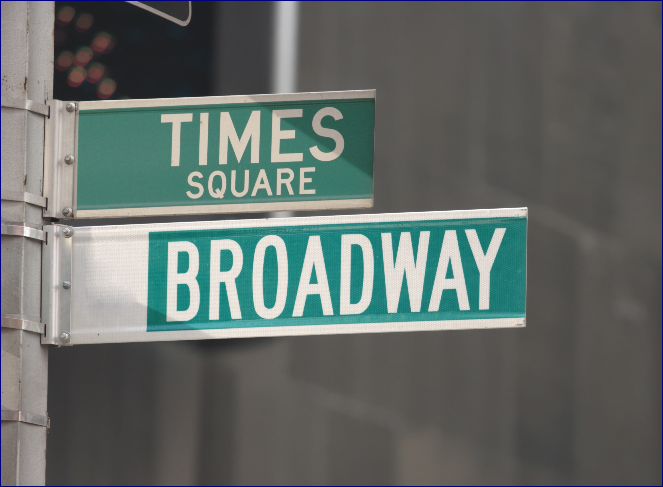
#> input picture NehaRandoImages/outside.png, 663 x 487 px, found by its file name
$ python color_histogram.py   (Python 2 division)
#> lines starting #> are read from the running program, lines starting #| are printed output that depends on the picture
#> further down, image2 is the input picture: shape (487, 663, 3); mean B, G, R 104.5, 108.2, 100.4
#| 2 (487, 663, 3)
import matplotlib.pyplot as plt
import cv2

def ultimate_ans(max, min):
    if (max < min):
        return False
    else:
        return True

def color_histogram(original_image_path, list):
#> called with original_image_path = 'NehaRandoImages/outside.png'
    original_image = cv2.imread(original_image_path)
    color = ('b', 'g', 'r')

    box_height = list[3]
    box_width = list[2]
    x_pix = list[0]
    y_pix = list[1]

    #An array to hold the four center rows of the textbox
    center_four_rows = []

    '''Finds the center of the textbox
    and adds the two rows above and below the middle line to array
    from the left of the textbox to the right'''
    for i in range((y_pix+box_height/2)-2, (y_pix+box_height/2)+2):
        center_four_rows.append(original_image[i][x_pix:x_pix+box_width])
#> after the loop, center_four_rows = 4 items

    #Make the color histogram for the text box's center rows and show the colors (RGB) as lines
    for i, col in enumerate(color):
        histrA = cv2.calcHist(center_four_rows, [i], None, [256], [0, 256])
        plt.title('Histogram for Text Boxs 4 Center Rows')
        plt.plot(histrA, color=col)
        plt.xlim([0,256])
        plt.ylabel("# of pixels")
        plt.xlabel("bins")
    plt.show()
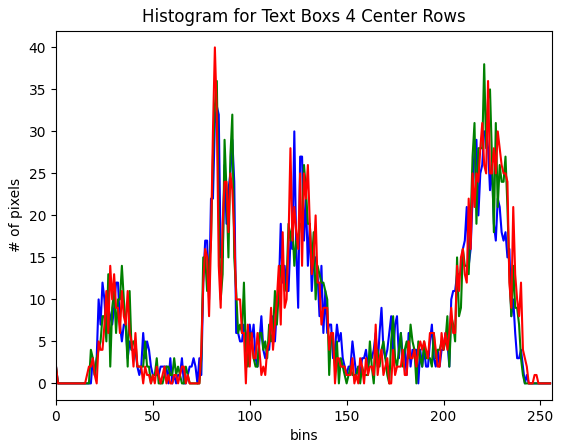
#> figure drawn by matplotlib, 1 panel; curve peaks at x = 83, y = 33; curve peaks at x = 221, y = 38; curve peaks at x = 82, y = 40

    '''An array to hold the four outside rows
    two rows from the top of the outside of the textbox
    two rows from the bottom of the outside of the textbox'''
    outer_four_rows = []

    '''Loops through the two entire rows from edge to edge of picture
    two rows above...'''
    #Row right above textbox and first row of the textbox
    for i in range((y_pix - 1), (y_pix + 1)):
        outer_four_rows.append(original_image[i])
#> after the loop, outer_four_rows = 2 items

    #one row below textbox and the last row of textbox....
    for i in range((y_pix + box_height - 1), y_pix+box_height+1):
        outer_four_rows.append(original_image[i])
#> after the loop, outer_four_rows = 4 items

    #Make the color histogram for the whole images two upper + two lower rows show the colors (BGR) as lines
    for i, col in enumerate(color):
        histrB = cv2.calcHist(outer_four_rows, [i], None, [256], [0, 256])
        plt.title('Histogram for Entire Images 2 Upper/Lower Rows')
        plt.plot(histrB, color=col)
        plt.xlim([0, 256])
        plt.ylabel("# of pixels")
        plt.xlabel("bins")
    plt.show()
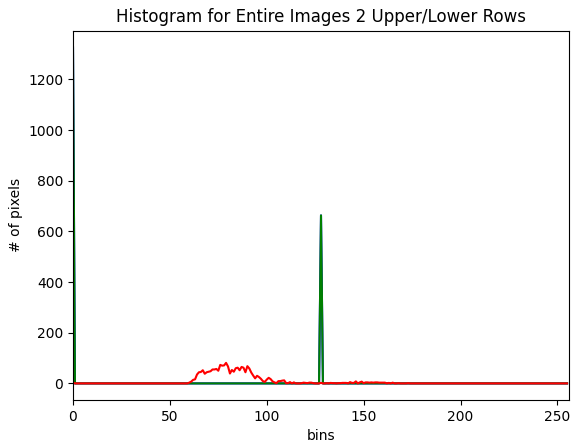
#> figure drawn by matplotlib, 1 panel; curve peaks at x = 0, y = 1326; curve peaks at x = 0, y = 1326; curve peaks at x = 79, y = 81
    '''
    max value difference between two histograms is the intensity of the greatest difference in color (intensity = avg od color)
    256 slots = intensities number inside slot = number of pixels that are of that intensity
        '''
    diff_array = []
    for i in range(len(histrA)):
        a = histrA[i]
        b = histrB[i]
        diff = abs(a - b)
        diff_array.append(diff)
#> this loop made 256 passes
#> (a, b, diff) on passes 1 to 3: ([2], [4], [2]), ([0], [0], [0]), ([0], [0], [0])
#> after the loop, diff_array = 256 items, first 6: [2], [0], [0], [0], [0], [0]

    print(diff_array)
#> (printed output is left out)

    # Maxxy is how many pixels have that intensity
    act_min = min(diff_array)
#> act_min = [0]
    min_positions = [i for i, x in enumerate(diff_array) if x == act_min]
#> min_positions = 37 values from 1 to 255

    act_max = max(diff_array)
#> act_max = [73]
    max_positions = [i for i, x in enumerate(diff_array) if x == act_max]
#> max_positions = [79]

    ans = ultimate_ans(max_positions[0], min_positions[0])
#> ans = True
    print(ans)
    return ans


if __name__ == "__main__":

    # image = cv2.imread("NehaRandoImages/textonly.png")
    # print("1", image.shape)
    #
    image2 = cv2.imread("NehaRandoImage/outside.png")
    print("2", image2.shape)
    #
    # color_histogram("NehaRandoImages/textonly.png", [0, 0, image.shape[1]-1, image.shape[0]-1 ])
    color_histogram("NehaRandoImages/outside.png", [0, 0, image2.shape[1]-1, image2.shape[0]-1 ])

$ run again, with NehaRandoImages/textonly.png copied over NehaRandoImages/outside.png
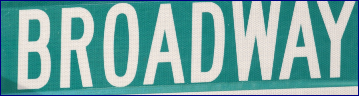
#> input picture NehaRandoImages/textonly.png, 359 x 96 px, found by its file name
#> image2 is the input picture: shape (96, 359, 3); mean B, G, R 166.1, 168.9, 120.2
#| 2 (96, 359, 3)
#> after the loop in color_histogram, `for i in range((y_pix+box_height/2)-2, (y_pix+box_height/2)+2):`: center_four_rows = 4 items
#> in color_histogram, `plt.show()`:
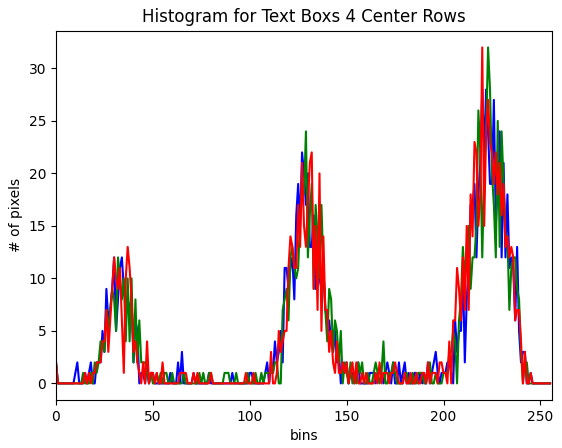
#> figure drawn by matplotlib, 1 panel; curve peaks at x = 220, y = 28; curve peaks at x = 223, y = 32; curve peaks at x = 220, y = 32
#> after the loop in color_histogram, `for i in range((y_pix - 1), (y_pix + 1)):`: outer_four_rows = 2 items
#> after the loop in color_histogram, `for i in range((y_pix + box_height - 1), y_pix+box_height+1):`: outer_four_rows = 4 items
#> in color_histogram, `plt.show()`:
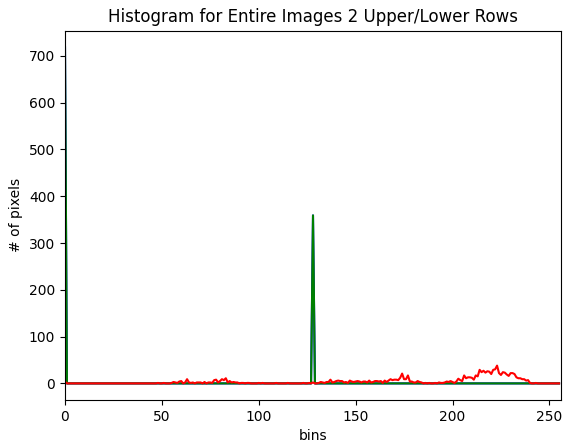
#> figure drawn by matplotlib, 1 panel; curve peaks at x = 0, y = 718; curve peaks at x = 0, y = 718; curve peaks at x = 223, y = 38
#> the loop in color_histogram, `for i in range(len(histrA)):` made 256 passes
#> (a, b, diff) on passes 1 to 3: ([2], [4], [2]), ([0], [0], [0]), ([0], [0], [0])
#> after the loop in color_histogram, `for i in range(len(histrA)):`: diff_array = 256 items, first 6: [2], [0], [0], [0], [0], [0]
#> (printed output is left out)
#> act_min = [0]
#> min_positions = 62 values from 1 to 255
#> act_max = [21]
#> max_positions = [127]
#> ans = True

$ run again, with NehaRandoImages/IGP2768W.jpg saved as NehaRandoImages/outside.png
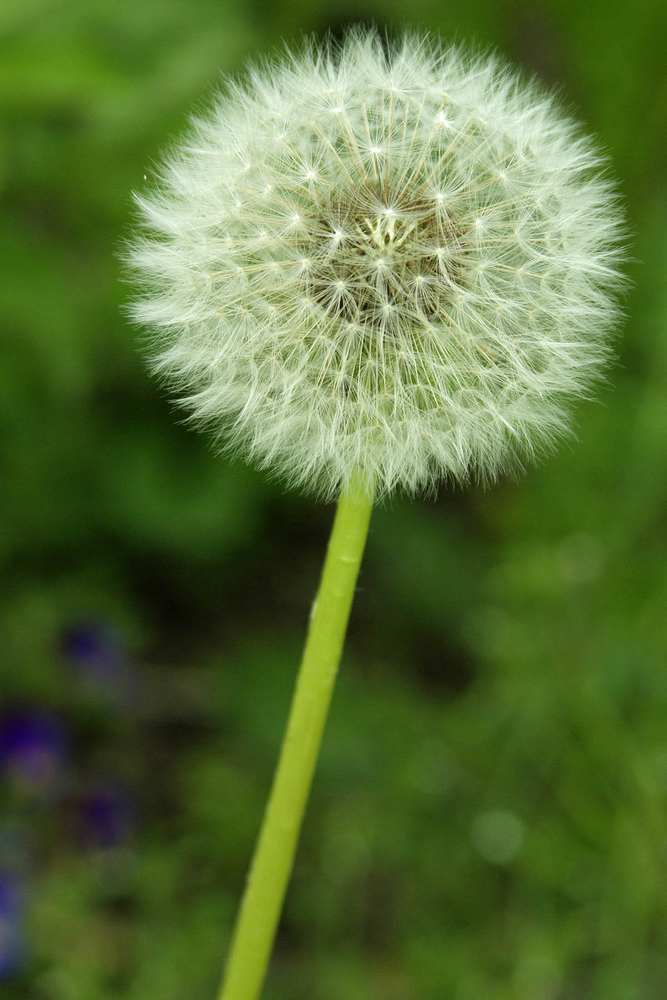
#> input picture NehaRandoImages/IGP2768W.jpg, 667 x 1000 px, shrunk from 1200 x 1800 before the run, found by its file name
#> image2 is the input picture: shape (1000, 667, 3); mean B, G, R 55.7, 112.1, 88.5
#| 2 (1000, 667, 3)
#> after the loop in color_histogram, `for i in range((y_pix+box_height/2)-2, (y_pix+box_height/2)+2):`: center_four_rows = 4 items
#> in color_histogram, `plt.show()`:
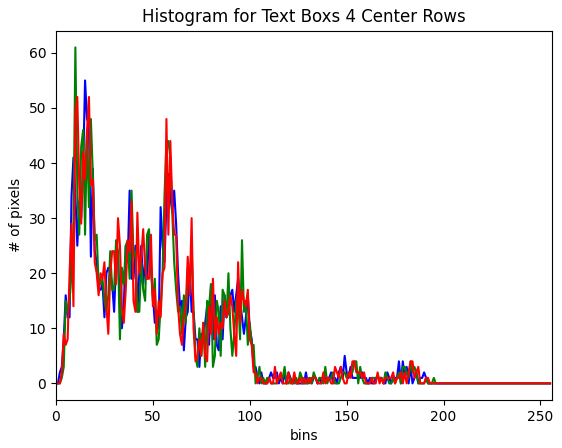
#> figure drawn by matplotlib, 1 panel; curve peaks at x = 15, y = 55; curve peaks at x = 10, y = 61; curve peaks at x = 11, y = 52
#> after the loop in color_histogram, `for i in range((y_pix - 1), (y_pix + 1)):`: outer_four_rows = 2 items
#> after the loop in color_histogram, `for i in range((y_pix + box_height - 1), y_pix+box_height+1):`: outer_four_rows = 4 items
#> in color_histogram, `plt.show()`:
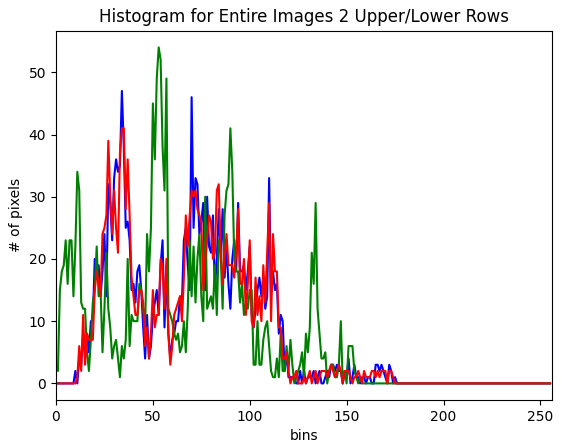
#> figure drawn by matplotlib, 1 panel; curve peaks at x = 34, y = 47; curve peaks at x = 53, y = 54; curve peaks at x = 34, y = 41
#> the loop in color_histogram, `for i in range(len(histrA)):` made 256 passes
#> (a, b, diff) on passes 1 to 3: ([0], [0], [0]), ([0], [0], [0]), ([0], [0], [0])
#> after the loop in color_histogram, `for i in range(len(histrA)):`: diff_array = 256 items, first 6: [0], [0], [0], [2], [9], [7]
#> (printed output is left out)
#> act_min = [0]
#> min_positions = 91 values from 0 to 255
#> act_max = [51]
#> max_positions = [11]
#> ans = True

$ run again, with NehaRandoImages/IMG_1533.jpg saved as NehaRandoImages/outside.png
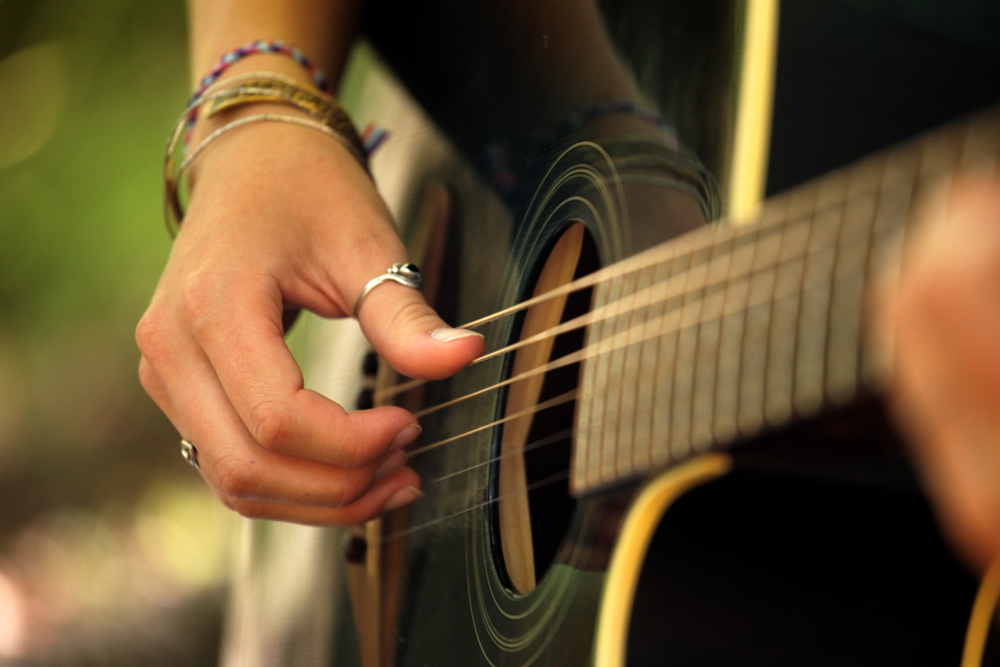
#> input picture NehaRandoImages/IMG_1533.jpg, 1000 x 667 px, shrunk from 5616 x 3744 before the run, found by its file name
#> image2 is the input picture: shape (667, 1000, 3); mean B, G, R 48.8, 82.1, 104.6
#| 2 (667, 1000, 3)
#> after the loop in color_histogram, `for i in range((y_pix+box_height/2)-2, (y_pix+box_height/2)+2):`: center_four_rows = 4 items
#> in color_histogram, `plt.show()`:
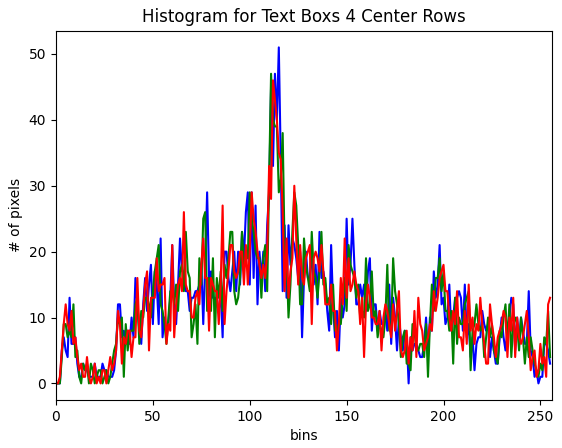
#> figure drawn by matplotlib, 1 panel; curve peaks at x = 115, y = 51; curve peaks at x = 111, y = 47; curve peaks at x = 112, y = 46
#> after the loop in color_histogram, `for i in range((y_pix - 1), (y_pix + 1)):`: outer_four_rows = 2 items
#> after the loop in color_histogram, `for i in range((y_pix + box_height - 1), y_pix+box_height+1):`: outer_four_rows = 4 items
#> in color_histogram, `plt.show()`:
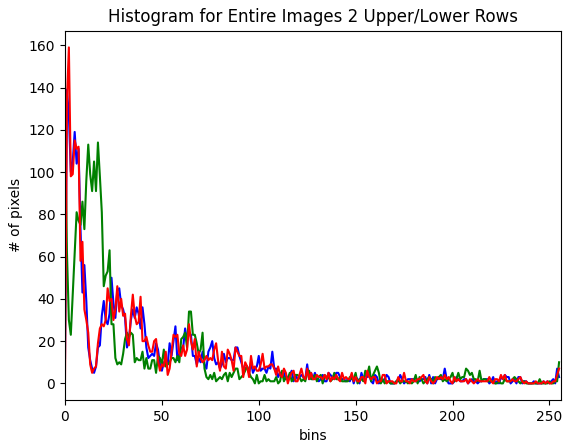
#> figure drawn by matplotlib, 1 panel; curve peaks at x = 1, y = 139; curve peaks at x = 0, y = 127; curve peaks at x = 2, y = 159
#> the loop in color_histogram, `for i in range(len(histrA)):` made 256 passes
#> (a, b, diff) on passes 1 to 3: ([0], [2], [2]), ([0], [134], [134]), ([1], [159], [158])
#> after the loop in color_histogram, `for i in range(len(histrA)):`: diff_array = 256 items, first 6: [2], [134], [158], [93], [90], [103]
#> (printed output is left out)
#> act_min = [0]
#> min_positions = [55, 71, 77, 81, 227, 253]
#> act_max = [158]
#> max_positions = [2]
#> ans = False
